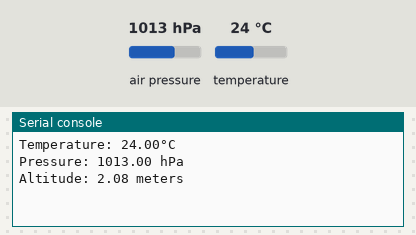
Recording of a program running on a simulated Raspberry Pi Pico running CircuitPython. Shown: the last lines printed to the serial console. Inputs (shaded band) come from the test bench; at power-on: air pressure 1013 hPa, temperature 24 °C.

Above: at 1.2 s.
1.3 s: air pressure set to 952 hPa
At 2.6 s:
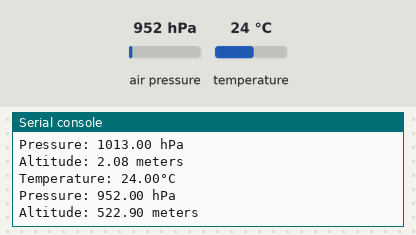
2.8 s: temperature set to 12 °C
At 4.2 s:
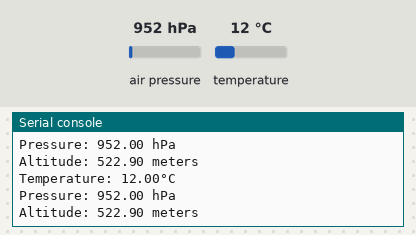
4.3 s: air pressure set to 975 hPa
At 6.5 s:
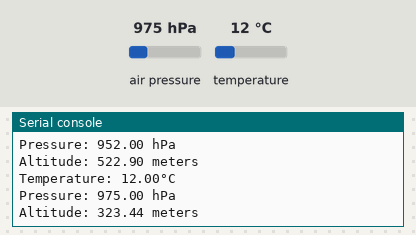
Timing chart, 0 to 8.0 s (numbered marks = the images above; inputs shaded):
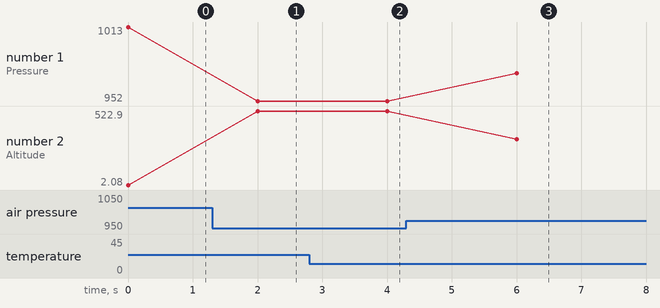

Measured:
- after the input at 1.3 s, the serial console: prints a new line after 0.70 s (image 1)
- after the input at 2.8 s, the serial console: prints a new line after 1.2 s (image 2)
- after the input at 4.3 s, the serial console: prints a new line after 1.7 s (image 3)
- plotted number 1: 1013 → 952 after the input at 1.3 s, 952 → 975 after the input at 4.3 s
- plotted number 2: 2.08 → 522.9 after the input at 1.3 s, 522.9 → 323.44 after the input at 4.3 s

The program:

bmpcheck.py
```python
import time
import board
import busio
import adafruit_bmp280

# Set up I2C communication (assuming your BMP280 is connected via I2C)
i2c = busio.I2C(board.GP19, board.GP18)

# Create an instance of the BMP280 sensor
bmp280 = adafruit_bmp280.Adafruit_BMP280_I2C(i2c, address=0x76)

# Optionally, you can set the sensor's sea level pressure (needed for accurate altitude measurements)
# bmp280.sea_level_pressure = 1013.25  # (in hPa)

# Main loop to continuously read and print temperature and pressure
while True:
    temperature = bmp280.temperature  # Get temperature in Celsius
    pressure = bmp280.pressure      # Get pressure in hPa
    altitude = bmp280.altitude      # Get altitude in meters (if sea level pressure is set)

    # Print the values
    print(f"Temperature: {temperature:.2f}°C")
    print(f"Pressure: {pressure:.2f} hPa")
    print(f"Altitude: {altitude:.2f} meters")

    # Wait for 2 seconds before reading again
    time.sleep(2)
```
